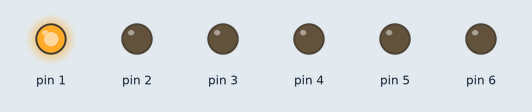
Simulated run of this sketch. Board: Arduino Uno, built with avr-gcc and run on an emulated ATmega328P. Parts: output pins drawn as LEDs (lit = HIGH).

Above: at 0.2 s.
At 1.2 s:
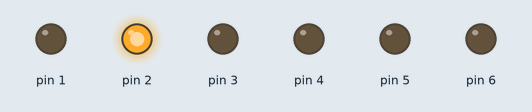
At 2.7 s:
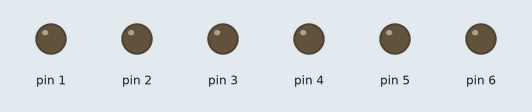
At 4.2 s:
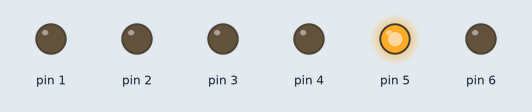
At 5.2 s:
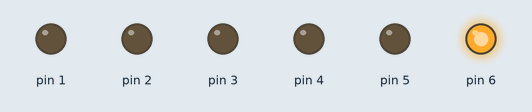
At 10.6 s:
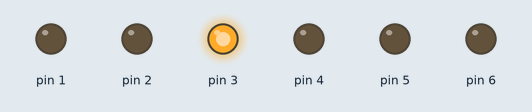
Timing chart, 0 to 10.9 s (numbered marks = the images above):
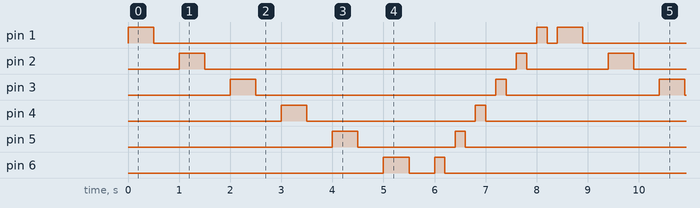

Measured:
- by itself, pin 1: repeats every 8.4 s: LOW 7.5 s, HIGH 0.20 s, LOW 0.20 s, HIGH 0.50 s
- by itself, pin 2: repeats every 8.4 s: LOW 6.1 s, HIGH 0.20 s, LOW 1.6 s, HIGH 0.50 s
- by itself, pin 3: repeats every 8.4 s: LOW 4.7 s, HIGH 0.20 s, LOW 3.0 s, HIGH 0.50 s
- by itself, pin 4: repeats every 8.4 s: LOW 3.3 s, HIGH 0.20 s, LOW 4.4 s, HIGH 0.50 s
- by itself, pin 5: repeats every 8.4 s: LOW 1.9 s, HIGH 0.20 s, LOW 5.8 s, HIGH 0.50 s
- by itself, pin 6: repeats every 8.4 s: LOW 0.50 s, HIGH 0.20 s, LOW 7.2 s, HIGH 0.50 s

The sketch:

1-PuertosDigitales.ino
```cpp
// Programación de Varios leds sin variables

void setup()
{
  pinMode(1,OUTPUT);
  pinMode(2,OUTPUT);
  pinMode(3,OUTPUT);
  pinMode(4,OUTPUT);
  pinMode(5,OUTPUT);
  pinMode(6,OUTPUT);
}

void loop ()
{
  digitalWrite(1,HIGH);
  delay(500);
  digitalWrite(1,LOW);
  delay(500);

  digitalWrite(2,HIGH);
  delay(500);
  digitalWrite(2,LOW);
  delay(500);

  digitalWrite(3,HIGH);
  delay(500);
  digitalWrite(3,LOW);
  delay(500);

  digitalWrite(4,HIGH);
  delay(500);
  digitalWrite(4,LOW);
  delay(500);

  digitalWrite(5,HIGH);
  delay(500);
  digitalWrite(5,LOW);
  delay(500);

  digitalWrite(6,HIGH);
  delay(500);
  digitalWrite(6,LOW);
  delay(500);

  digitalWrite(6,HIGH);
  delay(200);
  digitalWrite(6,LOW);
  delay(200);

  digitalWrite(5,HIGH);
  delay(200);
  digitalWrite(5,LOW);
  delay(200);

  digitalWrite(4,HIGH);
  delay(200);
  digitalWrite(4,LOW);
  delay(200);

  digitalWrite(3,HIGH);
  delay(200);
  digitalWrite(3,LOW);
  delay(200);

  digitalWrite(2,HIGH);
  delay(200);
  digitalWrite(2,LOW);
  delay(200);

  digitalWrite(1,HIGH);
  delay(200);
  digitalWrite(1,LOW);
  delay(200);

}
```
